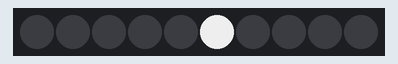
The sketch below on a simulated Arduino Uno, built with avr-gcc and run on an emulated ATmega328P. On the bench: 10 RGB LEDs in strip order, left to right. Dim RGB values are drawn brighter than linear.

Above: at 0.15 s.
At 6.37 s:
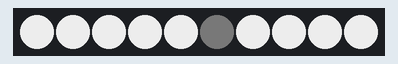
At 13.21 s:
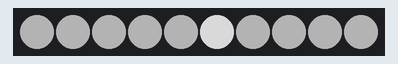

Measured:
- by itself, everything shown: repeats every 12.4 s, in 40 steps

The sketch:

IED_TD_WhiteTestLight.ino
```cpp
// Libraries
#include <Adafruit_NeoPixel.h>

// Pin definition
const int LED_PIN    = 2;
const int DIR_00_PIN = 3;
const int DIR_01_PIN = 4;
const int DIR_02_PIN = 5;
const int DIR_03_PIN = 6;
const int DIR_04_PIN = 7;
const int DIR_05_PIN = 8;
const int DIR_06_PIN = 10;
const int DIR_07_PIN = 11;

// Program constant values
const int LED_Q      = 10;
// Generated Structures (struct)
struct LEDCOL{
  int red;
  int green;
  int blue;
};
const bool ON                 =   1;         // General ON value
const bool OFF                =   0;         // General OFF value

const bool UP                 =   1;         // General UP Fade Direction value
const bool DOWN               =   0;         // General DOWN Fade Direction value

const int LED_INNER_Q        =   1;
const int LED_OUTER_Q        =   9;

const int FADESTEPS_C         =   100; // GENERAL FadeSteps
const int FADEDELAY_C         =   100; // GENERAL FadeDelay

const int INNER_LED[LED_INNER_Q]  = {5};
const int OUTER_LED[LED_OUTER_Q]  = {0, 1, 2, 3, 4, 6, 7, 8, 9};

// Gamma Correction (GC) LUT
const byte GC[256] = {
    0,  0,  0,  0,  0,  0,  0,  0,  0,  0,  0,  0,  0,  0,  0,  0,
    0,  0,  0,  0,  0,  0,  0,  0,  0,  0,  0,  0,  1,  1,  1,  1,
    1,  1,  1,  1,  1,  1,  1,  1,  1,  2,  2,  2,  2,  2,  2,  2,
    2,  3,  3,  3,  3,  3,  3,  3,  4,  4,  4,  4,  4,  5,  5,  5,
    5,  6,  6,  6,  6,  7,  7,  7,  7,  8,  8,  8,  9,  9,  9, 10,
   10, 10, 11, 11, 11, 12, 12, 13, 13, 13, 14, 14, 15, 15, 16, 16,
   17, 17, 18, 18, 19, 19, 20, 20, 21, 21, 22, 22, 23, 24, 24, 25,
   25, 26, 27, 27, 28, 29, 29, 30, 31, 32, 32, 33, 34, 35, 35, 36,
   37, 38, 39, 39, 40, 41, 42, 43, 44, 45, 46, 47, 48, 49, 50, 50,
   51, 52, 54, 55, 56, 57, 58, 59, 60, 61, 62, 63, 64, 66, 67, 68,
   69, 70, 72, 73, 74, 75, 77, 78, 79, 81, 82, 83, 85, 86, 87, 89,
   90, 92, 93, 95, 96, 98, 99,101,102,104,105,107,109,110,112,114,
  115,117,119,120,122,124,126,127,129,131,133,135,137,138,140,142,
  144,146,148,150,152,154,156,158,160,162,164,167,169,171,173,175,
  177,180,182,184,186,189,191,193,196,198,200,203,205,208,210,213,
  215,218,220,223,225,228,231,233,236,239,241,244,247,249,252,255 };

LEDCOL GEN_ON    = {GC[255], GC[255],  GC[255]};
LEDCOL GEN_OFF   = {GC[0],   GC[0],     GC[0]};


// Global Variables
Adafruit_NeoPixel LEDSTR = Adafruit_NeoPixel(LED_Q, LED_PIN, NEO_GRB + NEO_KHZ800);
bool fadeDirection = UP;


// IMPORTANT: To reduce NeoPixel burnout risk, add 1000 uF capacitor across
// pixel power leads, add 300 - 500 Ohm resistor on first pixel's data input
// and minimize distance between Arduino and first pixel.  Avoid connecting
// on a live circuit...if you must, connect GND first.

void setup() {
  Serial.begin(115200); // Baudrate Set
  LEDSTR.begin();
  LEDSTR.show(); // Initialize all pixels to 'off'
}

void loop() {
  for(int currentStep = 0; currentStep < FADESTEPS_C; currentStep++){
    LED_GLOWOUT(GEN_ON, GEN_OFF, FADESTEPS_C, (FADEDELAY_C/5), currentStep, fadeDirection);
  }
  fadeDirection = !fadeDirection;   // Switch Fade Glow Direction
}

void LED_GLOWOUT(LEDCOL COL_ON, LEDCOL COL_OFF, int FS, int FD, int Step, bool fadeDir){
  int RDiff = (COL_OFF.red-COL_ON.red);
  int GDiff = (COL_OFF.green-COL_ON.green);
  int BDiff = (COL_OFF.blue-COL_ON.blue);
  //for(int Step = 0; Step < FS; Step++){
  if(fadeDir == UP){
    for(int i = 0; i < LED_INNER_Q; i++){
      //Serial.println(i);
      LEDSTR.setPixelColor(INNER_LED[i], (COL_OFF.green - ((GDiff/FS)*(FS-Step))), (COL_OFF.red - ((RDiff/FS)*(FS-Step))), (COL_OFF.blue - ((BDiff/FS)*(FS-Step))));
    }
    for(int i = 0; i < LED_OUTER_Q; i++){
      //Serial.println(i);
      LEDSTR.setPixelColor(OUTER_LED[i], (COL_OFF.green - ((GDiff/FS)*(Step))), (COL_OFF.red - ((RDiff/FS)*(Step))), (COL_OFF.blue - ((BDiff/FS)*(Step))));
    }
    LEDSTR.show(); // Update LEDs
    delay(FD);
  }

  else if(fadeDir == DOWN){
    for(int i = 0; i < LED_INNER_Q; i++){
      //Serial.println(i);
      LEDSTR.setPixelColor(INNER_LED[i], (COL_OFF.green - ((GDiff/FS)*(Step))), (COL_OFF.red - ((RDiff/FS)*(Step))), (COL_OFF.blue - ((BDiff/FS)*(Step))));
    }
    for(int i = 0; i < LED_OUTER_Q; i++){
      //Serial.println(i);
      LEDSTR.setPixelColor(OUTER_LED[i], (COL_OFF.green - ((GDiff/FS)*(FS-Step))), (COL_OFF.red - ((RDiff/FS)*(FS-Step))), (COL_OFF.blue - ((BDiff/FS)*(FS-Step))));
    }
    LEDSTR.show(); // Update LEDs
    delay(FD);
  }
}
```
